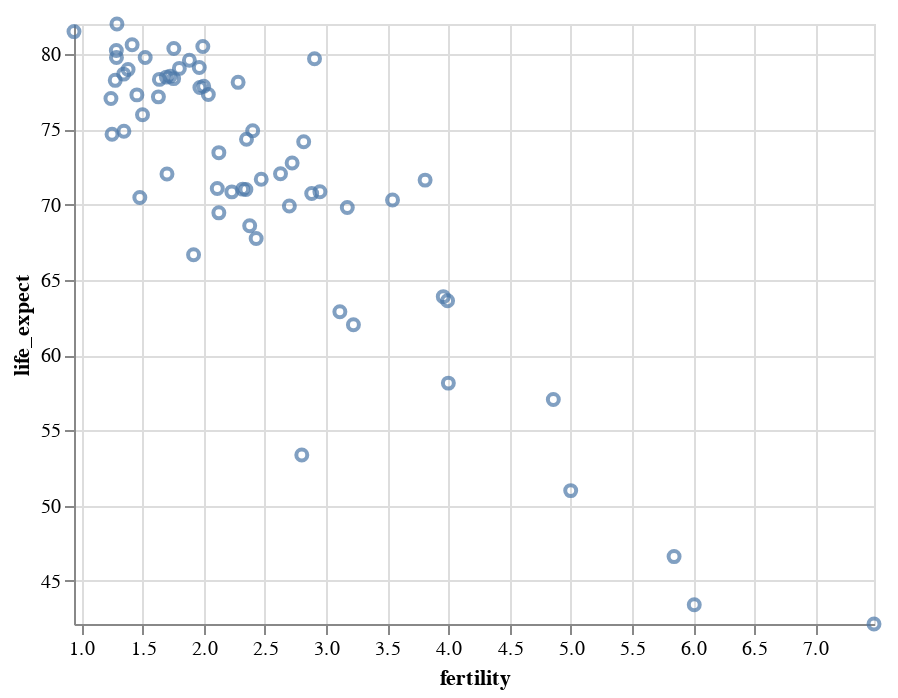

The code cell stored with this chart in its notebook:
### Markdown cell above
Ahora las escalas de ejes ya no incluyen cero por defecto. Todavía queda algo de "relleno", ya que los puntos finales del dominio del eje se ajustan automáticamente a números _nice_ como múltiplos de 5 o 10.

_¿Qué pasa si también agrega `nice=False` al atributo de escala de la gráfica de arriba?_

### Code cell
alt.Chart(data2000).mark_point().encode(
    alt.X('fertility:Q', scale=alt.Scale(zero=False, nice=False)),
    alt.Y('life_expect:Q', scale=alt.Scale(zero=False, nice=False))
)

### Figure 1 — Vega-Lite specification as saved in the notebook (floating-point values rounded to 4 significant figures)
{"$schema": "https://vega.github.io/schema/vega-lite/v3.4.0.json", "config": {"mark": {"tooltip": null}, "view": {"height": 300, "width": 400}}, "data": {"name": "data-fdeb0b749a6385830bd1445d39ad6ea0"}, "datasets": {"data-fdeb0b749a6385830bd1445d39ad6ea0": [{"cluster": 0, "country": "Afghanistan", "fertility": 7.479, "life_expect": 42.13, "pop": 23898198, "year": 2000}, {"cluster": 3, "country": "Argentina", "fertility": 2.35, "life_expect": 74.34, "pop": 37497728, "year": 2000}, {"cluster": 3, "country": "Aruba", "fertility": 2.124, "life_expect": 73.45, "pop": 69539, "year": 2000}, {"cluster": 4, "country": "Australia", "fertility": 1.756, "life_expect": 80.37, "pop": 19164620, "year": 2000}, {"cluster": 1, "country": "Austria", "fertility": 1.382, "life_expect": 78.98, "pop": 8113413, "year": 2000}, {"cluster": 3, "country": "Bahamas", "fertility": 2.111, "life_expect": 71.07, "pop": 290075, "year": 2000}, {"cluster": 0, "country": "Bangladesh", "fertility": 3.224, "life_expect": 62.01, "pop": 130406594, "year": 2000}, {"cluster": 3, "country": "Barbados", "fertility": 1.5, "life_expect": 75.97, "pop": 273483, "year": 2000}, {"cluster": 1, "country": "Belgium", "fertility": 1.638, "life_expect": 78.32, "pop": 10263618, "year": 2000}, {"cluster": 3, "country": "Bolivia", "fertility": 3.958, "life_expect": 63.88, "pop": 8152620, "year": 2000}, {"cluster": 3, "country": "Brazil", "fertility": 2.345, "life_expect": 71.01, "pop": 175552771, "year": 2000}, {"cluster": 3, "country": "Canada", "fertility": 1.522, "life_expect": 79.77, "pop": 31278097, "year": 2000}, {"cluster": 3, "country": "Chile", "fertility": 2, "life_expect": 77.86, "pop": 15153450, "year": 2000}, {"cluster": 4, "country": "China", "fertility": 1.7, "life_expect": 72.03, "pop": 1262645000, "year": 2000}, {"cluster": 3, "country": "Colombia", "fertility": 2.47, "life_expect": 71.68, "pop": 39685655, "year": 2000}, {"cluster": 3, "country": "Costa Rica", "fertility": 2.281, "life_expect": 78.12, "pop": 3710558, "year": 2000}, {"cluster": 1, "country": "Croatia", "fertility": 1.348, "life_expect": 74.88, "pop": 4410830, "year": 2000}, {"cluster": 3, "country": "Cuba", "fertility": 1.63, "life_expect": 77.16, "pop": 11134273, "year": 2000}, {"cluster": 3, "country": "Dominican Republic", "fertility": 2.95, "life_expect": 70.85, "pop": 8385828, "year": 2000}, {"cluster": 3, "country": "Ecuador", "fertility": 2.817, "life_expect": 74.17, "pop": 12505204, "year": 2000}, {"cluster": 5, "country": "Egypt", "fertility": 3.174, "life_expect": 69.81, "pop": 70492342, "year": 2000}, {"cluster": 3, "country": "El Salvador", "fertility": 2.883, "life_expect": 70.73, "pop": 6122515, "year": 2000}, {"cluster": 1, "country": "Finland", "fertility": 1.754, "life_expect": 78.37, "pop": 5168595, "year": 2000}, {"cluster": 1, "country": "France", "fertility": 1.883, "life_expect": 79.59, "pop": 59381628, "year": 2000}, {"cluster": 1, "country": "Georgia", "fertility": 1.478, "life_expect": 70.48, "pop": 4777209, "year": 2000}, {"cluster": 1, "country": "Germany", "fertility": 1.346, "life_expect": 78.67, "pop": 82187909, "year": 2000}, {"cluster": 1, "country": "Greece", "fertility": 1.277, "life_expect": 78.26, "pop": 10559110, "year": 2000}, {"cluster": 3, "country": "Grenada", "fertility": 2.429, "life_expect": 67.75, "pop": 89312, "year": 2000}, {"cluster": 3, "country": "Haiti", "fertility": 4, "life_expect": 58.14, "pop": 7306302, "year": 2000}, {"cluster": 4, "country": "Hong Kong", "fertility": 0.94, "life_expect": 81.5, "pop": 6658720, "year": 2000}, {"cluster": 1, "country": "Iceland", "fertility": 1.993, "life_expect": 80.5, "pop": 281043, "year": 2000}, {"cluster": 0, "country": "India", "fertility": 3.113, "life_expect": 62.88, "pop": 1007702000, "year": 2000}, {"cluster": 4, "country": "Indonesia", "fertility": 2.376, "life_expect": 68.59, "pop": 206265000, "year": 2000}, {"cluster": 5, "country": "Iran", "fertility": 2.124, "life_expect": 69.45, "pop": 65660289, "year": 2000}, {"cluster": 5, "country": "Iraq", "fertility": 4.858, "life_expect": 57.05, "pop": 22675617, "year": 2000}, {"cluster": 1, "country": "Ireland", "fertility": 1.969, "life_expect": 77.78, "pop": 3791690, "year": 2000}, {"cluster": 5, "country": "Israel", "fertility": 2.906, "life_expect": 79.7, "pop": 5842454, "year": 2000}, {"cluster": 1, "country": "Italy", "fertility": 1.286, "life_expect": 80.24, "pop": 57719337, "year": 2000}, {"cluster": 3, "country": "Jamaica", "fertility": 2.628, "life_expect": 72.05, "pop": 2615467, "year": 2000}, {"cluster": 4, "country": "Japan", "fertility": 1.291, "life_expect": 82, "pop": 126699784, "year": 2000}, {"cluster": 2, "country": "Kenya", "fertility": 5, "life_expect": 50.99, "pop": 29985839, "year": 2000}, {"cluster": 4, "country": "South Korea", "fertility": 1.917, "life_expect": 66.66, "pop": 21647682, "year": 2000}, {"cluster": 4, "country": "North Korea", "fertility": 1.242, "life_expect": 77.05, "pop": 47351083, "year": 2000}, {"cluster": 5, "country": "Lebanon", "fertility": 2.319, "life_expect": 71.03, "pop": 3578036, "year": 2000}, {"cluster": 3, "country": "Mexico", "fertility": 2.401, "life_expect": 74.9, "pop": 99926620, "year": 2000}, {"cluster": 1, "country": "Netherlands", "fertility": 1.726, "life_expect": 78.53, "pop": 15907853, "year": 2000}, {"cluster": 4, "country": "New Zealand", "fertility": 1.964, "life_expect": 79.11, "pop": 3819762, "year": 2000}, {"cluster": 2, "country": "Nigeria", "fertility": 5.845, "life_expect": 46.61, "pop": 114306700, "year": 2000}, {"cluster": 1, "country": "Norway", "fertility": 1.801, "life_expect": 79.05, "pop": 4492400, "year": 2000}, {"cluster": 0, "country": "Pakistan", "fertility": 3.994, "life_expect": 63.61, "pop": 146342958, "year": 2000}, {"cluster": 3, "country": "Peru", "fertility": 2.7, "life_expect": 69.91, "pop": 25979722, "year": 2000}, {"cluster": 4, "country": "Philippines", "fertility": 3.544, "life_expect": 70.3, "pop": 79739825, "year": 2000}, {"cluster": 1, "country": "Poland", "fertility": 1.251, "life_expect": 74.67, "pop": 38654164, "year": 2000}, {"cluster": 1, "country": "Portugal", "fertility": 1.454, "life_expect": 77.29, "pop": 10335597, "year": 2000}, {"cluster": 2, "country": "Rwanda", "fertility": 6.01, "life_expect": 43.41, "pop": 7507056, "year": 2000}, {"cluster": 5, "country": "Saudi Arabia", "fertility": 3.81, "life_expect": 71.63, "pop": 23153090, "year": 2000}, {"cluster": 2, "country": "South Africa", "fertility": 2.802, "life_expect": 53.37, "pop": 44066197, "year": 2000}, {"cluster": 1, "country": "Spain", "fertility": 1.287, "life_expect": 79.78, "pop": 40016081, "year": 2000}, {"cluster": 1, "country": "Switzerland", "fertility": 1.415, "life_expect": 80.62, "pop": 7266920, "year": 2000}, {"cluster": 1, "country": "Turkey", "fertility": 2.23, "life_expect": 70.84, "pop": 65666677, "year": 2000}, {"cluster": 1, "country": "United Kingdom", "fertility": 1.695, "life_expect": 78.47, "pop": 59522468, "year": 2000}, {"cluster": 3, "country": "United States", "fertility": 2.038, "life_expect": 77.31, "pop": 282338631, "year": 2000}, {"cluster": 3, "country": "Venezuela", "fertility": 2.723, "life_expect": 72.77, "pop": 23542649, "year": 2000}]}, "encoding": {"x": {"field": "fertility", "scale": {"nice": false, "zero": false}, "type": "quantitative"}, "y": {"field": "life_expect", "scale": {"nice": false, "zero": false}, "type": "quantitative"}}, "mark": "point"}
